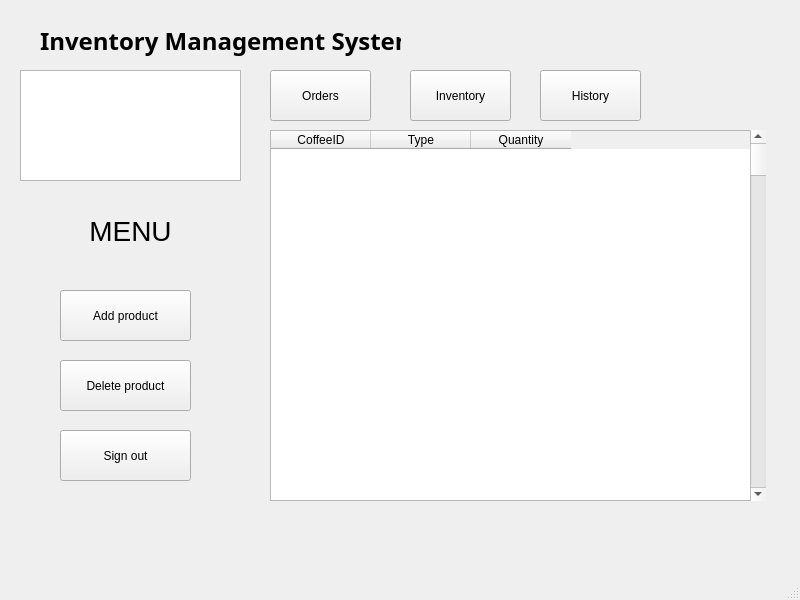
<?xml version="1.0" encoding="UTF-8"?>
<ui version="4.0">
 <class>MainWindow</class>
 <widget class="QMainWindow" name="MainWindow">
  <property name="geometry">
   <rect>
    <x>0</x>
    <y>0</y>
    <width>800</width>
    <height>600</height>
   </rect>
  </property>
  <property name="windowTitle">
   <string>MainWindow</string>
  </property>
  <widget class="QWidget" name="centralwidget">
   <widget class="QPushButton" name="pushButton_6">
    <property name="geometry">
     <rect>
      <x>270</x>
      <y>70</y>
      <width>101</width>
      <height>51</height>
     </rect>
    </property>
    <property name="text">
     <string>Orders</string>
    </property>
   </widget>
   <widget class="QTableWidget" name="tableWidget">
    <property name="geometry">
     <rect>
      <x>270</x>
      <y>130</y>
      <width>481</width>
      <height>371</height>
     </rect>
    </property>
    <property name="maximumSize">
     <size>
      <width>481</width>
      <height>16777215</height>
     </size>
    </property>
    <attribute name="horizontalHeaderMinimumSectionSize">
     <number>20</number>
    </attribute>
    <column>
     <property name="text">
      <string>CoffeeID</string>
     </property>
    </column>
    <column>
     <property name="text">
      <string>Type</string>
     </property>
    </column>
    <column>
     <property name="text">
      <string>Quantity</string>
     </property>
    </column>
   </widget>
   <widget class="QLabel" name="label">
    <property name="geometry">
     <rect>
      <x>40</x>
      <y>10</y>
      <width>361</width>
      <height>61</height>
     </rect>
    </property>
    <property name="font">
     <font>
      <family>Century Gothic</family>
      <pointsize>18</pointsize>
      <weight>75</weight>
      <bold>true</bold>
     </font>
    </property>
    <property name="text">
     <string>Inventory Management System</string>
    </property>
   </widget>
   <widget class="QPushButton" name="pushButton_10">
    <property name="geometry">
     <rect>
      <x>60</x>
      <y>430</y>
      <width>131</width>
      <height>51</height>
     </rect>
    </property>
    <property name="text">
     <string>Sign out</string>
    </property>
   </widget>
   <widget class="QPushButton" name="pushButton">
    <property name="geometry">
     <rect>
      <x>540</x>
      <y>70</y>
      <width>101</width>
      <height>51</height>
     </rect>
    </property>
    <property name="text">
     <string>History</string>
    </property>
   </widget>
   <widget class="QPushButton" name="pushButton_7">
    <property name="geometry">
     <rect>
      <x>410</x>
      <y>70</y>
      <width>101</width>
      <height>51</height>
     </rect>
    </property>
    <property name="styleSheet">
     <string notr="true"/>
    </property>
    <property name="text">
     <string>Inventory</string>
    </property>
   </widget>
   <widget class="QPushButton" name="pushButton_9">
    <property name="geometry">
     <rect>
      <x>60</x>
      <y>360</y>
      <width>131</width>
      <height>51</height>
     </rect>
    </property>
    <property name="text">
     <string>Delete product</string>
    </property>
   </widget>
   <widget class="QGraphicsView" name="graphicsView">
    <property name="geometry">
     <rect>
      <x>20</x>
      <y>70</y>
      <width>221</width>
      <height>111</height>
     </rect>
    </property>
   </widget>
   <widget class="QPushButton" name="pushButton_8">
    <property name="geometry">
     <rect>
      <x>60</x>
      <y>290</y>
      <width>131</width>
      <height>51</height>
     </rect>
    </property>
    <property name="text">
     <string>Add product</string>
    </property>
   </widget>
   <widget class="QScrollBar" name="verticalScrollBar">
    <property name="geometry">
     <rect>
      <x>750</x>
      <y>130</y>
      <width>16</width>
      <height>371</height>
     </rect>
    </property>
    <property name="orientation">
     <enum>Qt::Vertical</enum>
    </property>
   </widget>
   <widget class="QLabel" name="label_2">
    <property name="geometry">
     <rect>
      <x>80</x>
      <y>210</y>
      <width>101</width>
      <height>41</height>
     </rect>
    </property>
    <property name="font">
     <font>
      <pointsize>21</pointsize>
     </font>
    </property>
    <property name="autoFillBackground">
     <bool>false</bool>
    </property>
    <property name="text">
     <string>MENU</string>
    </property>
    <property name="alignment">
     <set>Qt::AlignCenter</set>
    </property>
   </widget>
  </widget>
  <widget class="QMenuBar" name="menubar">
   <property name="geometry">
    <rect>
     <x>0</x>
     <y>0</y>
     <width>800</width>
     <height>21</height>
    </rect>
   </property>
  </widget>
  <widget class="QStatusBar" name="statusbar"/>
 </widget>
 <resources/>
 <connections/>
</ui>
